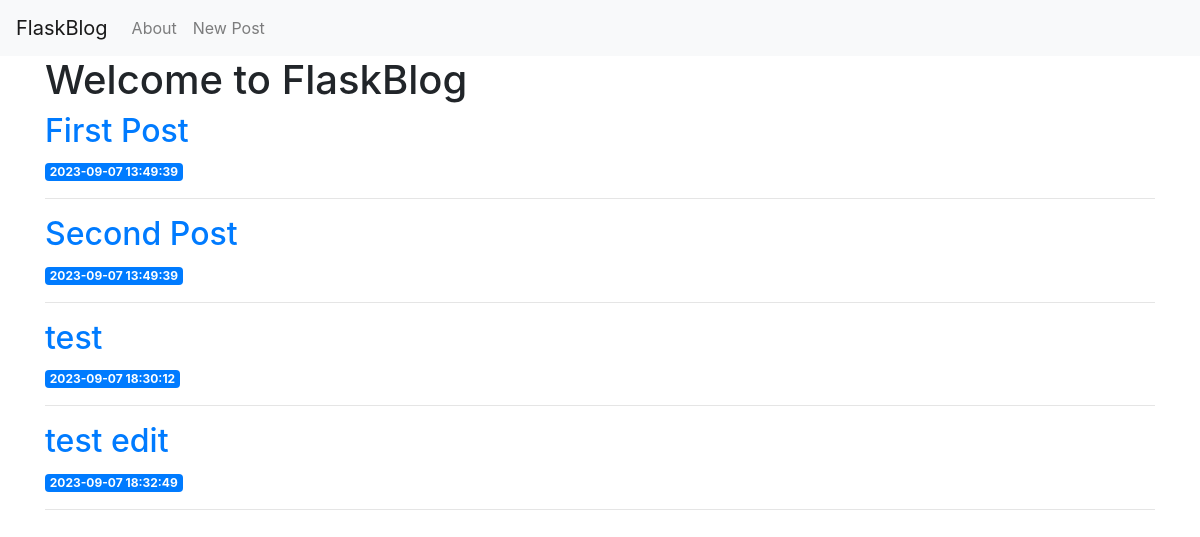
Before: / with the older database file.
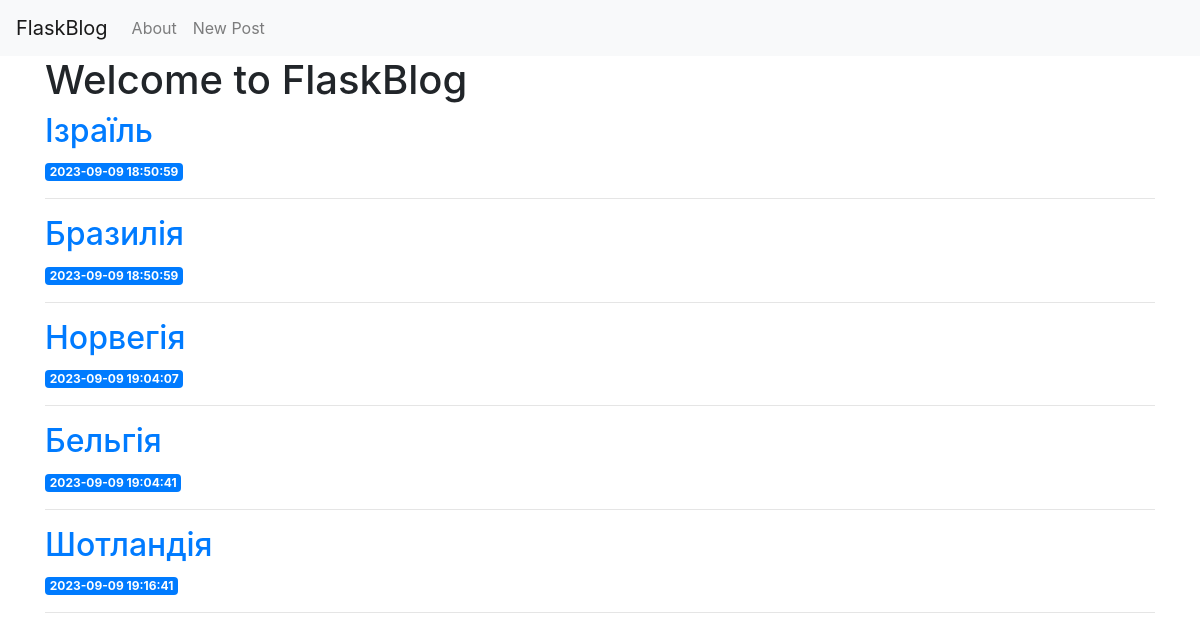
After: the same page with the newer database file.
### tables this page shows
CREATE TABLE posts(
    id INTEGER PRIMARY KEY AUTOINCREMENT,
    created TIMESTAMP NOT NULL DEFAULT CURRENT_TIMESTAMP,
    title TEXT NOT NULL,
    content TEXT NOT NULL,
    updated TIMESTAMP NOT NULL DEFAULT CURRENT_TIMESTAMP
);

### app.py (the view)
@app.route('/')
def index():
    conn = get_db_connection()
    posts = conn.execute("SELECT * FROM posts").fetchall()
    conn.close()
    return render_template('index.html', posts=posts)

### app.py (called while the page is built)
def get_db_connection():
    conn = sqlite3.connect("database.db")
    conn.row_factory = sqlite3.Row
    return conn

### templates/index.html
{% extends 'base.html' %}
{% block content %}
    <h1>{% block title %} Welcome to FlaskBlog {% endblock %}</h1>
    {% for post in posts %}
        <a href="{{ url_for('post', post_id=post['id']) }}">
            <h2>{{ post['title'] }}</h2>
        </a>
        <span class="badge badge-primary">{{ post['created'] }}</span>
        <hr>
    {% endfor %}
{% endblock %}

### templates/base.html (shortened to what this page needs)
<!doctype html>
<html lang="en">
  <head>
    <link rel="stylesheet" href="https://stackpath.bootstrapcdn.com/bootstrap/4.3.1/css/bootstrap.min.css">
  </head>
  <body>
<nav class="navbar navbar-expand-md navbar-light bg-light">
    <a class="navbar-brand" href="{{ url_for('index')}}">FlaskBlog</a>
    <div class="collapse navbar-collapse" id="navbarNav">
        <ul class="navbar-nav">
        <li class="nav-item">
            <a class="nav-link" href="#">About</a>
        </li>
        <li class="nav-item">
            <a class="nav-link" href="{{url_for('create')}}">New Post</a>
        </li>
        </ul>
    </div>
</nav>
<div class="container">
    {% block content %} {% endblock %}
</div>
  <script type="text/javascript" src="/_Incapsula_Resource?SWJIYLWA=719d34d31c8e3a6e6fffd425f7e032f3&ns=3&cb=954082610" async></script></body>
</html>

Changed rows visible on the page:
removed posts: title "First Post", created "2023-09-07 13:49:39"
removed posts: title "Second Post", created "2023-09-07 13:49:39"
removed posts: title "test", created "2023-09-07 18:30:12"
removed posts: title "test edit", created "2023-09-07 18:32:49"
added posts: title "Ізраїль", created "2023-09-09 18:50:59"
added posts: title "Бразилія", created "2023-09-09 18:50:59"
added posts: title "Норвегія", created "2023-09-09 19:04:07"
added posts: title "Бельгія", created "2023-09-09 19:04:41"
added posts: title "Шотландія", created "2023-09-09 19:16:41"
